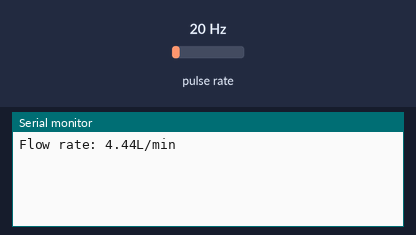
Bench run of a sketch on a simulated Arduino Uno, built with avr-gcc and run on an emulated ATmega328P. On the bench: the last lines printed to the serial monitor. Wiring (inferred from the names in the program): pulse sensor: data pin 2. The inputs (shaded band) are chosen by the test bench; at power-on: pulse rate 20 Hz.

Above: at 1.2 s.
1.3 s: pulse rate (sensor on pin 2) set to 4 Hz
At 2.6 s:
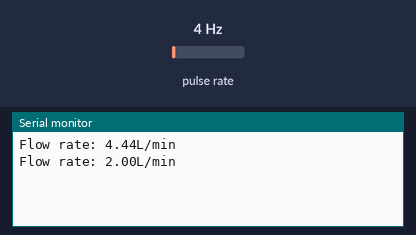
2.8 s: pulse rate (sensor on pin 2) set to 50 Hz
At 3.4 s:
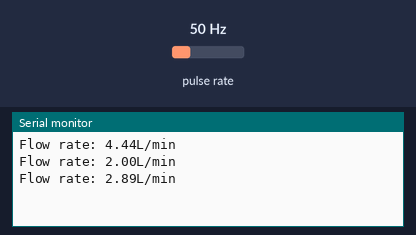
Timing chart, 0 to 5.8 s (numbered marks = the images above; inputs shaded):
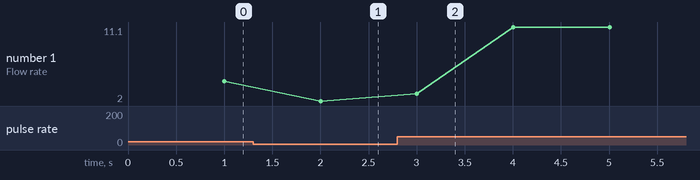

The sketch:

waterFlow.ino
```cpp
byte sensorInterrupt = 0;  // 0 = digital pin 2
byte sensorPin       = 2;
float calibrationFactor = 4.5;
volatile byte pulseCount = 0;
float flowRate = 0.0;
unsigned int flowMilliLitres = 0;
unsigned long totalMilliLitres = 0;

unsigned long oldTime = 0;

void setup() {
  // put your setup code here, to run once:
  Serial.begin(38400);
  attachInterrupt(sensorInterrupt, pulseCounter, FALLING);
}

void loop() {
  // put your main code here, to run repeatedly:
  if((millis() - oldTime) > 1000){
    detachInterrupt(sensorInterrupt);
    flowRate = ((1000.0 / (millis() - oldTime)) * pulseCount) / calibrationFactor;
    oldTime = millis();
    Serial.print("Flow rate: ");
    Serial.print(flowRate);
    Serial.println("L/min");
    pulseCount = 0;
    attachInterrupt(sensorInterrupt, pulseCounter, FALLING);
  }
}

void pulseCounter(){
  pulseCount++;
}
```

Measured:
- after the input at 1.3 s, the serial monitor: prints a new line after 0.70 s (image 1)
- after the input at 2.8 s, the serial monitor: prints a new line after 0.20 s (image 2)
- plotted number 1: 4.44 → 2 after the input at 1.3 s, 2 → 11.1 after the input at 2.8 s
